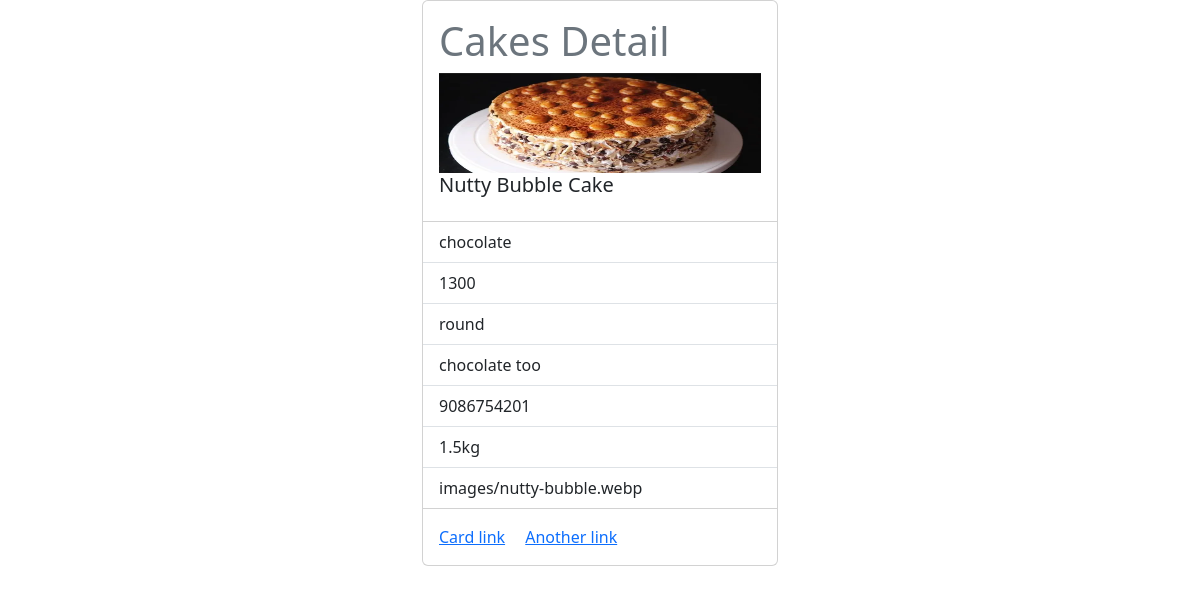
Page /cakess/7/ on the committed database.
### myapp/models.py (models this page shows, shortened)
class Cake(models.Model):
    name=models.CharField(max_length=200)
    flavour=models.CharField(max_length=300)
    prize=models.PositiveIntegerField()
    shape=models.CharField(max_length=200)
    description=models.CharField(max_length=500)
    number=models.CharField(max_length=200,unique=True)
    weight=models.CharField(max_length=200)
    cake_image=models.ImageField(upload_to="images",null=True,blank=True)

### myapp/views.py (the view)
# urls.py: path('cakess/<int:pk>/',views.CakeDetailsView.as_view(),name="cake-details"),
class CakeDetailsView(View):
    def get(self,request,*args,**kwargs):
        id=kwargs.get('pk')
        qs=Cake.objects.get(id=id)
        return render(request,"cake-details.html",{"cake":qs})

### myapp/templates/cake-details.html (shortened to what this page needs)
<!DOCTYPE html>
<html lang="en">
<head>
    <link href="https://cdn.jsdelivr.net/npm/bootstrap@5.3.0-alpha1/dist/css/bootstrap.min.css" rel="stylesheet">
</head>
<body>
  <div class="container">
    <div class="row">
        <div class="col-4"></div>
        <div class="col-4">
            <div class="card" style="width: 100%">
                <div class="card-body">
                  <h1 class="text-secondary">Cakes Detail</h1>
                  {% if cake.cake_image %}
                        <td>
                            <img src="{{cake.cake_image.url}}" alt="" width="100%" height="100px">
                        </td>
                   {% endif %}
                  <h5 class="card-title">{{cake.name}}</h5>
                </div>
                <ul class="list-group list-group-flush">
                  <li class="list-group-item">{{cake.flavour}}</li>
                  <li class="list-group-item">{{cake.prize}}</li>
                  <li class="list-group-item">{{cake.shape}}</li>
                  <li class="list-group-item">{{cake.description}}</li>
                  <li class="list-group-item">{{cake.number}}</li>
                  <li class="list-group-item">{{cake.weight}}</li>
                  <li class="list-group-item">{{cake.cake_image}}</li>
                </ul>
                <div class="card-body">
                  <a href="#" class="card-link">Card link</a>
                  <a href="#" class="card-link">Another link</a>
                </div>
              </div>
        </div>
        <div class="col-4"></div>
    </div>
</div>
</body>
</html>

### rows in the picture
Cake: cake_image (picture), name "Nutty Bubble Cake", flavour "chocolate", prize "1300", shape "round", description "chocolate too", number "9086754201", weight "1.5kg", cake_image "images/nutty-bubble.webp"
